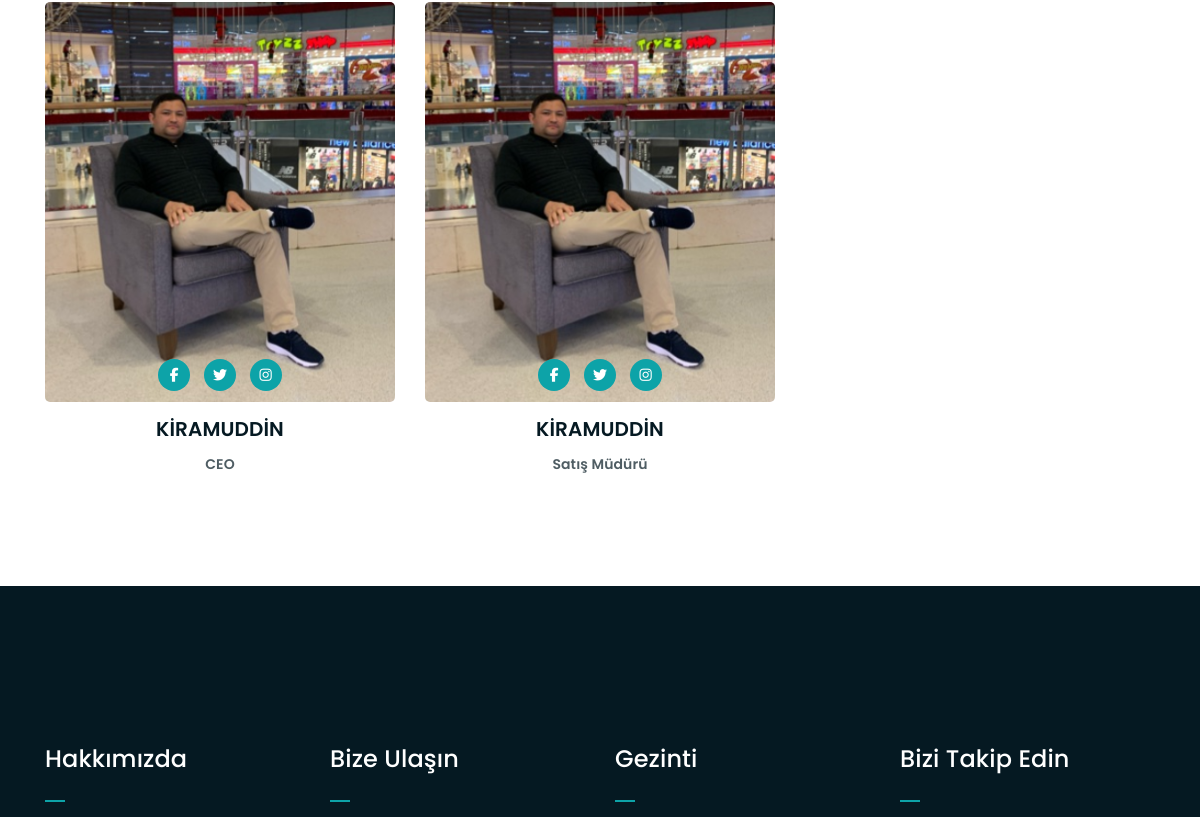
/hakkimizda (middle part), run on an earlier commit of the app's database.
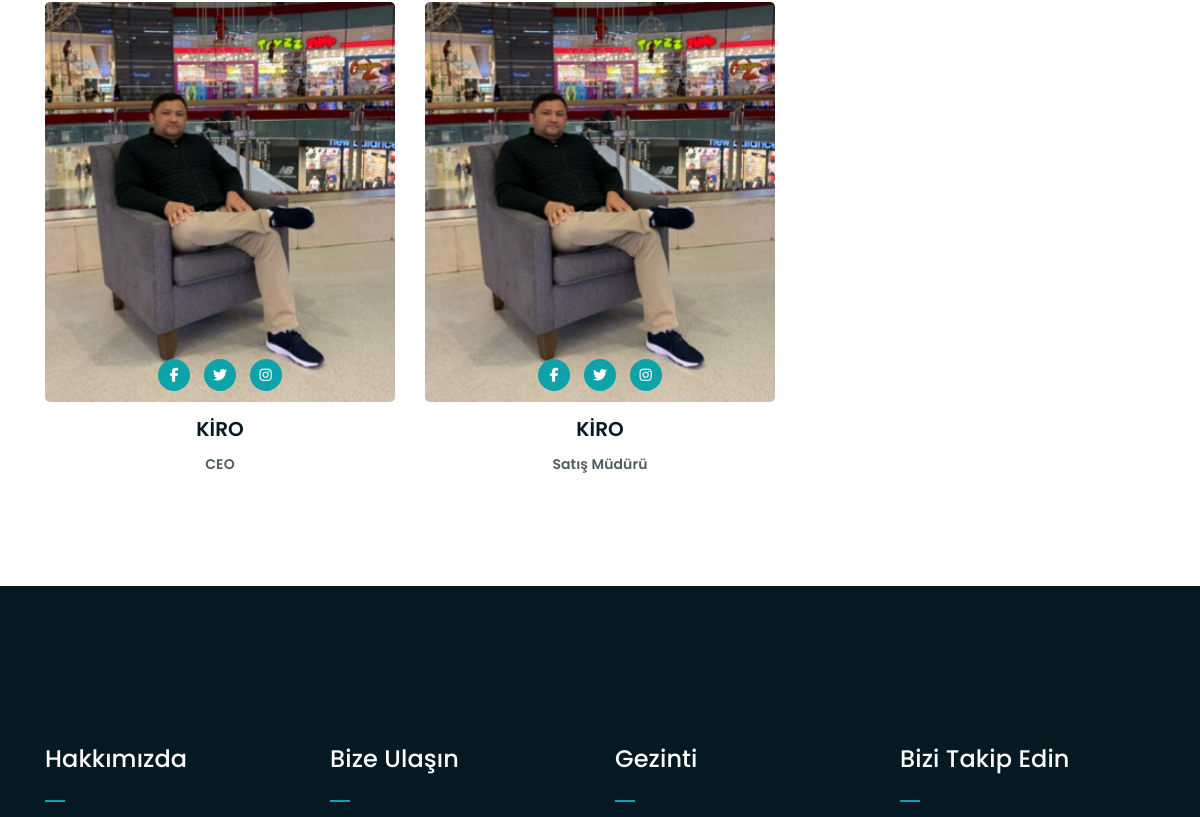
And on a later commit of the database.
### galaxy_web/models.py (models this page shows, shortened)
class Team_Member(models.Model):
    image = models.ImageField(null=True, upload_to='image/', validators=[file_size])
    name = models.CharField(max_length=100, null= True, blank=False, verbose_name = 'Member Name')
    position = models.CharField(max_length=100, null= True, blank=False, verbose_name = 'Member Position')
    facebook_link = models.CharField(max_length=150, null= True, blank=True)
    instagram_link = models.CharField(max_length=150, null= True, blank=True)
    twitter_link = models.CharField(max_length=150, null= True, blank=True)

### galaxy_web/views.py (the view)
# urls.py: path('hakkimizda',views.about,name='about'),
def about(request):
    context2={}
    about = About.objects.all().distinct()
    if not len(about) == 0:
        context2['about_con'] = about[0]
    context2['staff'] = Team_Member.objects.all()
    context2['product_3']=Product.objects.all().order_by('-publishing_date')[:3]
    return render(request,'about.html',context2)

### templates/about.html (shortened to what this page needs)
<!DOCTYPE html>
<html lang="tr">
<head>
	<link rel="stylesheet" href="/static/css/all.min.css">
	<link rel="stylesheet" href="/static/bootstrap/css/bootstrap.min.css">
	<link rel="stylesheet" href="/static/css/owl.carousel.css">
	<link rel="stylesheet" href="/static/css/magnific-popup.css">
	<link rel="stylesheet" href="/static/css/animate.css">
	<link rel="stylesheet" href="/static/css/meanmenu.min.css">
	<link rel="stylesheet" href="/static/css/main.css">
	<link rel="stylesheet" href="/static/css/responsive.css">
</head>
<body>
	<div class="mt-150 js-top" style="margin:100px 0;">
		<div class="container">
			<div class="row">
				{% for personal in staff %}
				<div class="col-lg-4 col-md-6">
					<div class="single-team-item">
						<div class="team-bg team-bg-2" style="background-image: url({{personal.image.url}});"></div>
						<h4>{{personal.name}} <span>{{personal.position}} </span></h4>
						<ul class="social-link-team">
						    <li>
								{% if personal.instagram_link%}
								<a href= "{{personal.instagram_link}}" target="_blank"><i class="fab fa-facebook-f"></i></a></li>
								{% else %}
								<a><i class="fab fa-facebook-f"></i></a>
								{% endif%}
                            </li>
							<li>
								{% if personal.twitter_link%}
								<a href="{{personal.twitter_link}}" target="_blank"><i class="fab fa-twitter"></i></a>
							    {% else %}
								<a><i class="fab fa-twitter"></i></a>
								{%endif%}
							</li>
							<li>
								{% if personal.instagram_link%}
								<a href="{{personal.instagram_link}}" target="_blank"><i class="fab fa-instagram"></i></a>
								{% else %}
								<a><i class="fab fa-instagram"></i></a>
								{%endif%}
							</li>
						</ul>
					</div>
				</div>
				{% endfor %}
			</div>
		</div>
	</div>
	<div class="footer-area">
		<div class="container">
			<div class="row">
				<div class="col-lg-3 col-md-6">
					<div class="footer-box about-widget">
						<h2 class="widget-title">Hakkımızda</h2>
					</div>
				</div>
				<div class="col-lg-3 col-md-6">
					<div class="footer-box get-in-touch">
						<h2 class="widget-title">Bize Ulaşın</h2>
					</div>
				</div>
				<div class="col-lg-3 col-md-6">
					<div class="footer-box pages">
						<h2 class="widget-title">Gezinti</h2>
					</div>
				</div>
				<div class="col-lg-3 col-md-6">
					<div class="footer-box pages">
						<h2 class="widget-title">Bizi Takip Edin</h2>
					</div>
				</div>
			</div>
		</div>
	</div>
</body>
</html>

What changed in the data, as far as the page shows it:
changed Team_Member "CEO": name "KİRAMUDDİN" → "KİRO"
changed Team_Member "Satış Müdürü": name "KİRAMUDDİN" → "KİRO"
